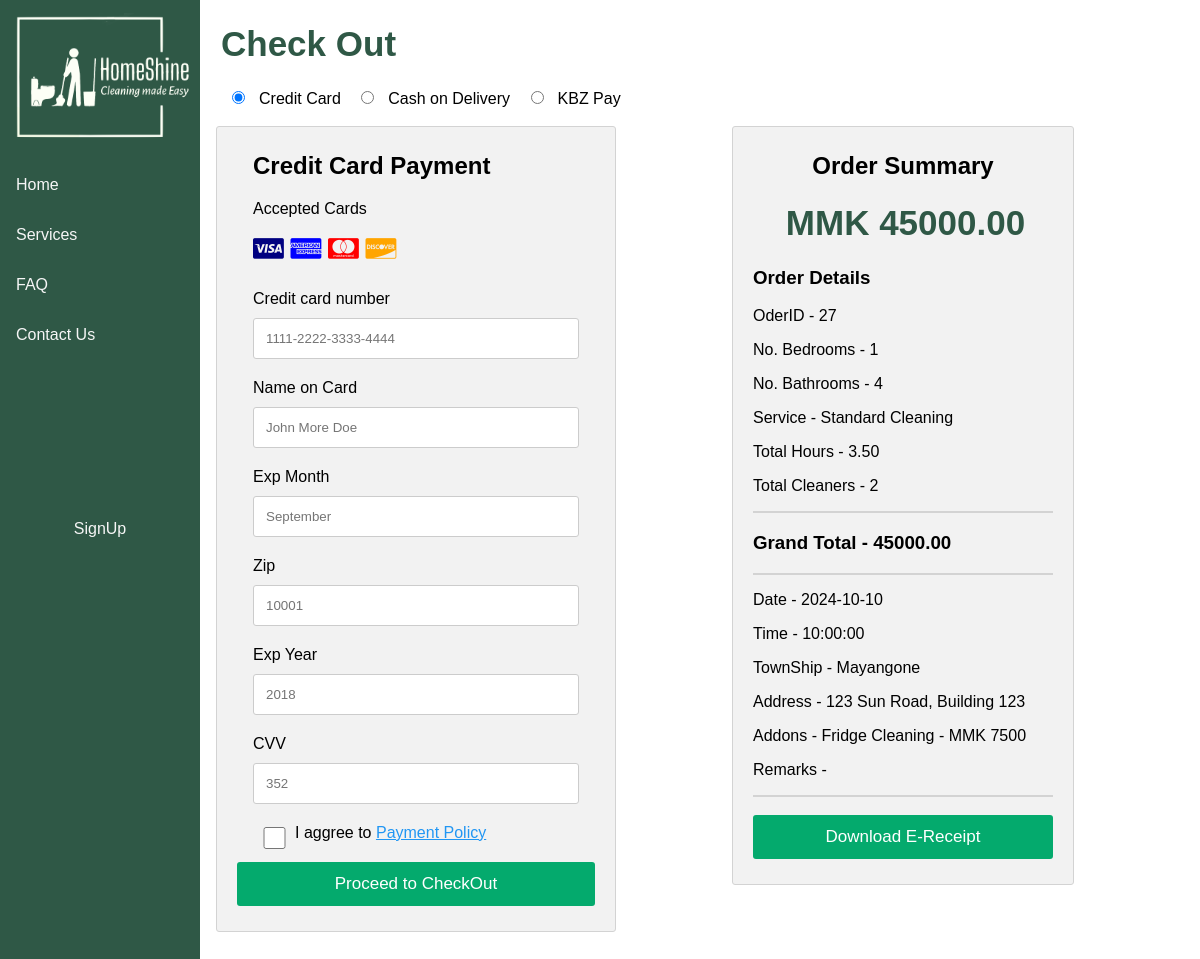
Page /Checkout.php?orderID=27 on the committed database.
### tables this page shows
CREATE TABLE `booking` (
  `BookingID` int(11) NOT NULL,
  `ServiceName` varchar(60) DEFAULT NULL,
  `Address` varchar(200) DEFAULT NULL,
  `Address_TownShip` varchar(30) DEFAULT NULL,
  `CleanerQty` int(11) DEFAULT NULL,
  `HoursQty` decimal(10,2) DEFAULT NULL,
  `Bedrooms` int(11) DEFAULT NULL,
  `Bathrooms` int(11) DEFAULT NULL,
  `BookingTime` time DEFAULT NULL,
  `BookingDate` date DEFAULT NULL,
  `PaymentStatus` varchar(20) DEFAULT NULL,
  `Remarks` varchar(200) DEFAULT NULL,
  `Addons` text DEFAULT NULL,
  `Total` decimal(10,2) NOT NULL,
  `CustomerID` int(11) DEFAULT NULL,
  `ServiceID` int(11) DEFAULT NULL,
  `BookingStatus` varchar(50) NOT NULL,
  `JobStatus` varchar(100) NOT NULL
);

### Checkout.php (the view, shortened to what this page needs)
<?php
$BookingID = isset($_GET['orderID']) ? $_GET['orderID'] : null;
include("ConnectDB.php");
$sql = "SELECT * FROM booking WHERE BookingID = $BookingID";
$result = $connection->query($sql);
if ($result->num_rows > 0){
    $row = $result->fetch_assoc();
    $ServiceName = $row["ServiceName"];
    $Address = $row["Address"];
    $Township = $row["Address_TownShip"];
    $TotalCleaner = $row["CleanerQty"];
    $TotalHours = $row["HoursQty"];
    $Bedrooms = $row["Bedrooms"];
    $Bathrooms = $row["Bathrooms"];
    $Time = $row["BookingTime"];
    $Date = $row["BookingDate"];
    $Remarks = $row["Remarks"];
    $Addons = $row["Addons"];
    $TotalPrice = $row["Total"];
}
?>
<!DOCTYPE html>
<html lang="en">
<head>
    <link rel="stylesheet" href="style.css">
    <link rel="stylesheet" href="https://cdnjs.cloudflare.com/ajax/libs/font-awesome/4.7.0/css/font-awesome.min.css">
</head>
<body>
<?php include('navbar.php'); ?>
<div class="content">
<h1>Check Out</h1>
	<input type="radio" name="PaymentType" value="CARD" checked onClick="CARD()" style="width: 35px;" />Credit Card
	<input type="radio" name="PaymentType" value="COD" onClick="COD()" style="width: 35px;"/>Cash on Delivery
	<input type="radio" name="PaymentType" value="KBZPAY" onClick="KPAY()" style="width: 35px;"/>KBZ Pay
	<br><br>
<div class="checkout" >
    <div class="row">
  <div class="col-75">
    <div class="container" id="credit" >
      <form action="PaymentProcess.php" method = "POST">
      <div class="col-50">
            <h2>Credit Card Payment</h2>
            <label for="fname">Accepted Cards</label>
            <div class="icon-container">
              <i class="fa fa-cc-visa" style="color:navy;"></i>
              <i class="fa fa-cc-amex" style="color:blue;"></i>
              <i class="fa fa-cc-mastercard" style="color:red;"></i>
              <i class="fa fa-cc-discover" style="color:orange;"></i>
            </div>
            <label for="ccnum">Credit card number</label>
            <input type="text" id="ccnum" name="cardnumber" placeholder="1111-2222-3333-4444">
            <label for="cname">Name on Card</label>
            <input type="text" id="cname" name="cardname" placeholder="John More Doe">
            <label for="expmonth">Exp Month</label>
            <input type="text" id="expmonth" name="expmonth" placeholder="September">
            <div class="row">
                <div class="col-50">
                <label for="zip">Zip</label>
                <input type="text" id="zip" name="zip" placeholder="10001">
              </div>
              <div class="col-50">
                <label for="expyear">Exp Year</label>
                <input type="text" id="expyear" name="expyear" placeholder="2018">
              </div>
              <div class="col-50">
                <label for="cvv">CVV</label>
                <input type="text" id="cvv" name="cvv" placeholder="352">
              </div>
            </div>
            <div style="display:flex;">
      <input type="checkbox" id="termbox" required required style="width: 35px;"> <label for="termbox">
        I aggree to <a href="CashTerms.php">Payment Policy</a></label>
        </div>
        </div>
        <input type="submit" value="Proceed to CheckOut" class="btn">
      </form>
    </div>
  </div>
  </div>
  <div class="col-25">
    <div class="container-sum">
      <center>
        <b><h2>Order Summary</h2></b>
        <div class="PriceTol">
            <h1>MMK <?php echo $TotalPrice?></h1>
        </div>
      </center>
      <h3>Order Details</h3>
      <p>OderID - <?php echo $BookingID?> </p>
      <p>No. Bedrooms - <?php echo $Bedrooms?> </p>
      <p>No. Bathrooms - <?php echo $Bathrooms?> </p>
      <p>Service - <?php echo $ServiceName?> </p>
      <p>Total Hours - <?php echo $TotalHours?> </p>
      <p>Total Cleaners - <?php echo $TotalCleaner?> </p>
      <hr>
      <b><h3>Grand Total - <?php echo $TotalPrice?><br></h3></b>
      <hr>
      <p>Date - <?php echo $Date?> </p>
      <p>Time - <?php echo $Time?> </p>
      <p>TownShip - <?php echo $Township?> </p>
      <p>Address - <?php echo $Address?> </p>
      <p>Addons - <?php echo $Addons?> </p>
      <p>Remarks - <?php echo $Remarks?> </p>
      <hr>
      <form id="downloadForm" action="ReceiptProcess.php" method="POST">
        <button type="submit" id="downloadBtn" class="btn">Download E-Receipt</button>
    </form>
    </div>
  </div>
</div>
</div>
</body>
</html>

### Style.css (style rules this page uses)
body { font-family: Arial, sans-serif; margin: 0; padding: 0; display: flex; }
div.content { margin-left: 200px; padding: 1px 16px; height: 1000px; }
h1 { color: #2F5846; padding-left: 5px; font-size: 35px; font-weight: bold; }
.checkout { box-sizing: border-box; display: flex; width: 60%; }
.row { display: -ms-flexbox; display: flex; -ms-flex-wrap: wrap; flex-wrap: wrap; margin: 0 -16px; width: 80%; }
.col-25 { -ms-flex: 25%; flex: 25%; margin-left: 100px; }
.col-50 { -ms-flex: 50%; flex: 50%; }
.col-75 { -ms-flex: 75%; flex: 75%; }
.col-25, .col-50, .col-75 { padding: 0 16px; }
.container { background-color: #f2f2f2; padding: 5px 20px 15px 20px; border: 1px solid lightgrey; border-radius: 3px; }
.container-sum { width: 300px; background-color: #f2f2f2; padding: 5px 20px 15px 20px; border: 1px solid lightgrey; border-radius: 3px; }
input[type=text] { width: 300px; margin-bottom: 20px; padding: 12px; border: 1px solid #ccc; border-radius: 3px; }
label { margin-bottom: 10px; display: block; }
.icon-container { margin-bottom: 20px; padding: 7px 0; font-size: 24px; }
.btn { background-color: #04AA6D; color: white; padding: 12px; margin: 10px 0; border: none; width: 100%; border-radius: 3px; cursor: pointer; font-size: 17px; }
a { color: #2196F3; }
hr { border: 1px solid lightgrey; }

### rows in the picture
booking: Total "45000.00", Bedrooms "1", Bathrooms "4", ServiceName "Standard Cleaning", HoursQty "3.50", CleanerQty "2", BookingDate "2024-10-10", BookingTime "10:00:00", Address_TownShip "Mayangone", Address "123 Sun Road, Building 123", Addons "Fridge Cleaning - MMK 7500"

### other values in the picture
$BookingID "27"
